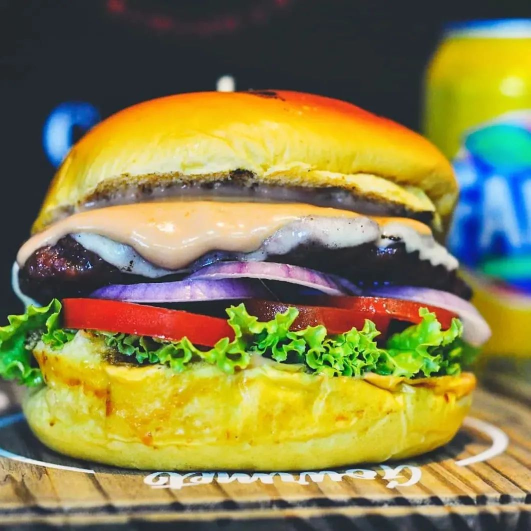
#> input picture sites/deck-583/img/g17.jpg, 1062 x 1062 px (shown at 1/2 size)
$ python make_hero_deck.py
#> lines starting #> are read from the running program, lines starting #| are printed output that depends on the picture
#!/usr/bin/env python3
"""Capa do Deck 583: o hambúrguer de img/g17.jpg bem grande, com brilho quente, esmaecendo para o marrom-escuro.
Desktop 1920x900 (foto à direita); celular 900x1750 (foto embaixo, topo escuro para o texto). Trocar a foto: mudar FOTO."""
import os, numpy as np
from PIL import Image, ImageEnhance, ImageFilter
HERE = os.path.dirname(os.path.abspath(__file__)); D = os.path.join(HERE, "deck-583", "img")
foto = Image.open(os.path.join(D, "g17.jpg")).convert("RGB")
#> foto is the input picture: PIL image 1062x1062 RGB; mean R, G, B 137, 129.9, 75.7
foto = ImageEnhance.Color(ImageEnhance.Contrast(foto).enhance(1.08)).enhance(1.12).filter(ImageFilter.UnsharpMask(1.4, 70, 2))
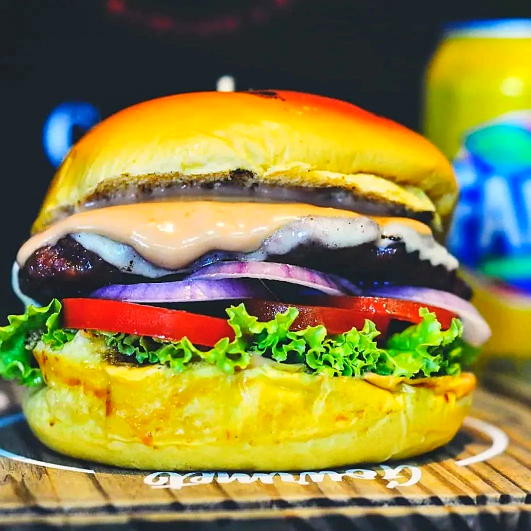
#> foto: PIL image 1062x1062 RGB (shown at 1/2 size); mean R, G, B 137.9, 129.8, 67.8
BG = np.array([14, 9, 7], np.float32); WARM = np.array([240, 150, 40], np.float32)
def base(W, H, gx, gy, gr):
    y, x = np.mgrid[0:H, 0:W].astype(np.float32); cv = np.zeros((H, W, 3), np.float32); cv[:] = BG
    g = np.clip(1 - np.sqrt((x - gx) ** 2 + (y - gy) ** 2) / gr, 0, 1) ** 2; cv += g[..., None] * WARM * .26; return cv
W, H = 1920, 900; cv = base(W, H, 1450, 450, 760); fw = 960
pa = np.asarray(foto.resize((fw, fw), Image.LANCZOS), np.float32)[30:930]; x0 = W - fw + 20
#> after `pa = np.asarray(foto.resize((fw, fw), Image.LANCZOS), np.float32)[30:9`:
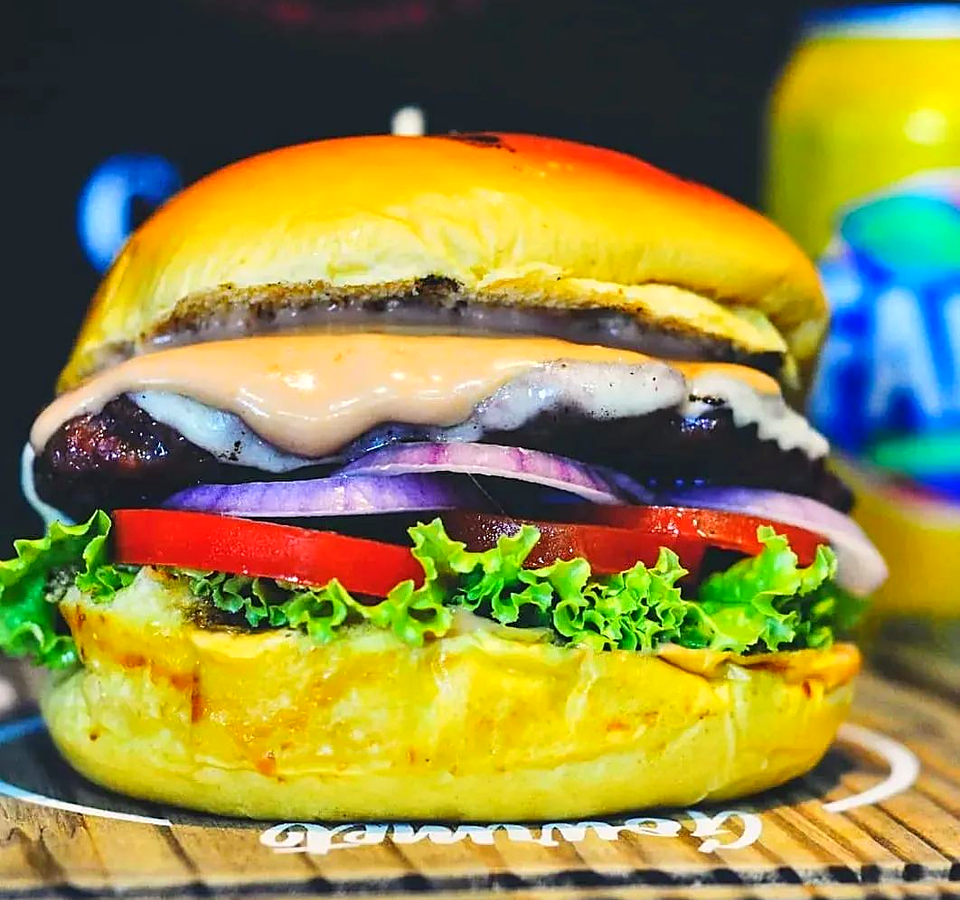
#> pa: shape (900, 960, 3) float32; mean R, G, B 143.6, 134.7, 68.6
fx = np.clip(np.linspace(0, 1, fw)[None, :, None] / .42, 0, 1) ** 1.25; reg = cv[:, x0:x0 + fw]; pa = pa[:, :reg.shape[1]]; fx = fx[:, :reg.shape[1]]
#> after `pa = pa[:, :reg.shape[1]]`:
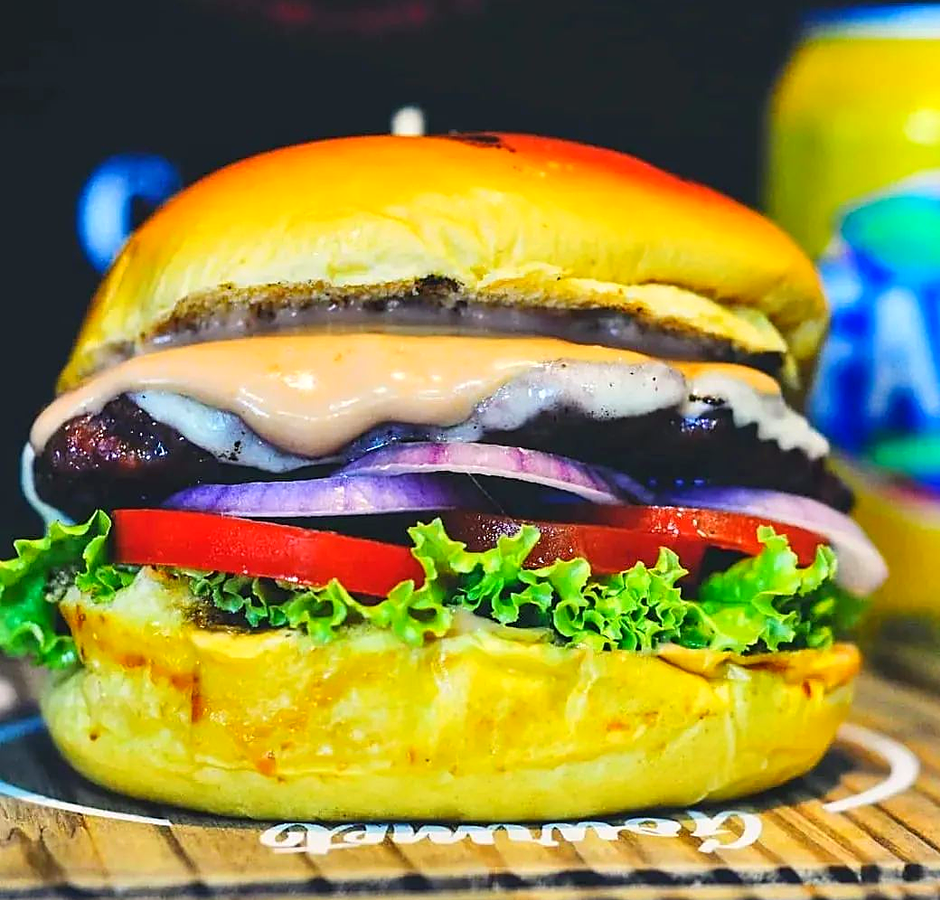
#> pa: shape (900, 940, 3) float32; mean R, G, B 143.9, 134, 67.4
cv[:, x0:x0 + reg.shape[1]] = reg * (1 - fx) + pa * fx
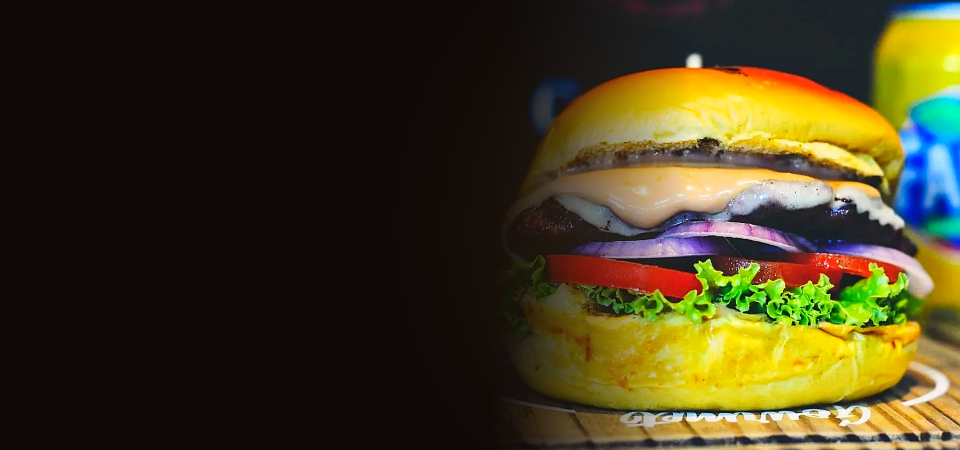
#> cv: shape (900, 1920, 3) float32 (shown at 1/2 size); mean R, G, B 67.6, 58.9, 30.3
n = np.random.default_rng(9).normal(0, 2.5, (H, W, 1)).astype(np.float32)
Image.fromarray(np.clip(cv + n, 0, 255).astype("uint8")).save(os.path.join(D, "hero.jpg"), quality=90)
W, H = 900, 1750; cv = base(W, H, 450, 1300, 760); pa = np.asarray(foto.resize((W, W), Image.LANCZOS), np.float32); top = H - W
#> after `pa = np.asarray(foto.resize((W, W), Image.LANCZOS), np.float32)`:
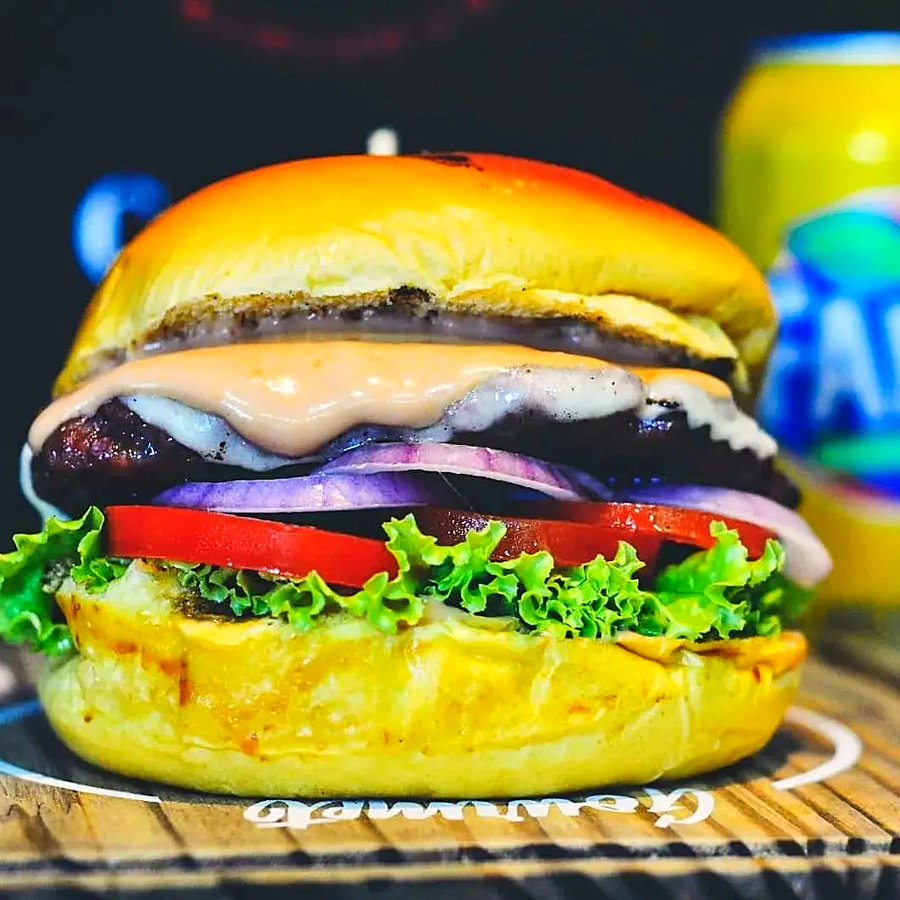
#> pa: shape (900, 900, 3) float32; mean R, G, B 138, 129.8, 67.8
ramp = np.clip(np.arange(W)[:, None, None] / 260., 0, 1) ** 1.2; reg = cv[top:]
cv[top:] = reg * (1 - ramp) + pa * ramp
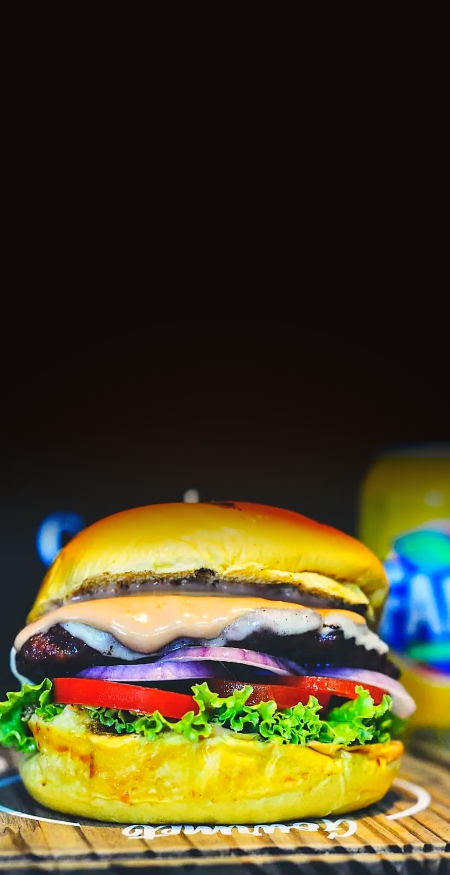
#> cv: shape (1750, 900, 3) float32 (shown at 1/2 size); mean R, G, B 74.5, 67.1, 35.6
n = np.random.default_rng(10).normal(0, 2.5, (H, W, 1)).astype(np.float32)
Image.fromarray(np.clip(cv + n, 0, 255).astype("uint8")).save(os.path.join(D, "hero-m.jpg"), quality=88)
print("ok")

$ run again, with sites/deck-583/img/g10.jpg copied over sites/deck-583/img/g17.jpg
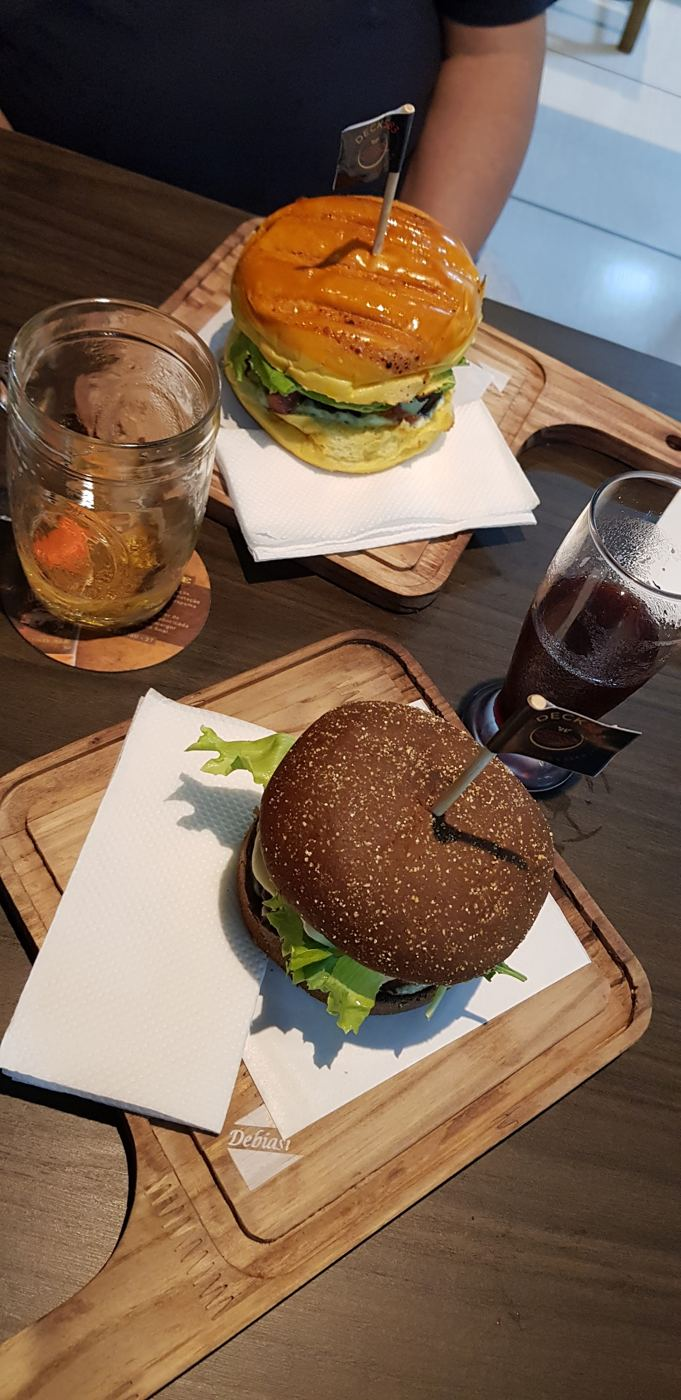
#> input picture sites/deck-583/img/g10.jpg, 681 x 1400 px
#> foto is the input picture: PIL image 681x1400 RGB; mean R, G, B 121.6, 98.6, 80.4
#> `pa = np.asarray(foto.resize((W, W), Image.LANCZOS), np.float32)`:
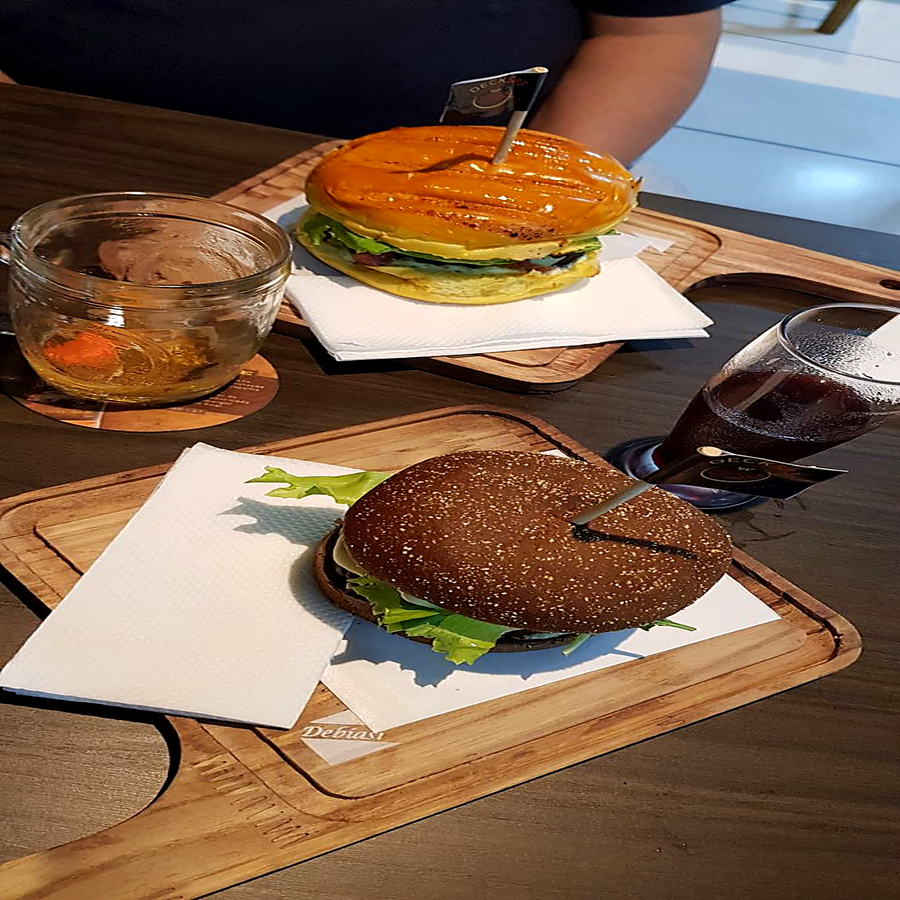
#> pa: shape (900, 900, 3) float32; mean R, G, B 124.4, 96.9, 75.6
#> `cv[top:] = reg * (1 - ramp) + pa * ramp`:
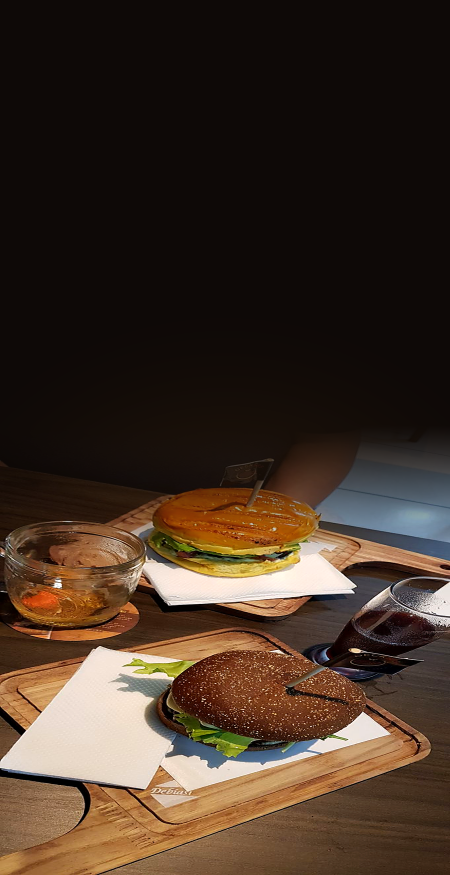
#> cv: shape (1750, 900, 3) float32 (shown at 1/2 size); mean R, G, B 66.6, 50.1, 37.6

$ run again, with sites/deck-583/img/g15.jpg copied over sites/deck-583/img/g17.jpg
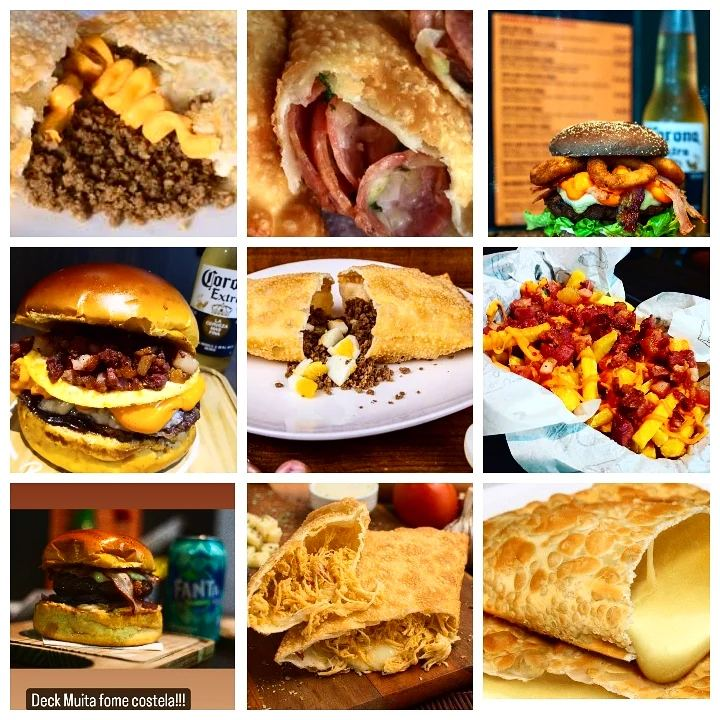
#> input picture sites/deck-583/img/g15.jpg, 720 x 720 px
#> foto is the input picture: PIL image 720x720 RGB; mean R, G, B 176.2, 136.7, 92.3
#> `pa = pa[:, :reg.shape[1]]`:
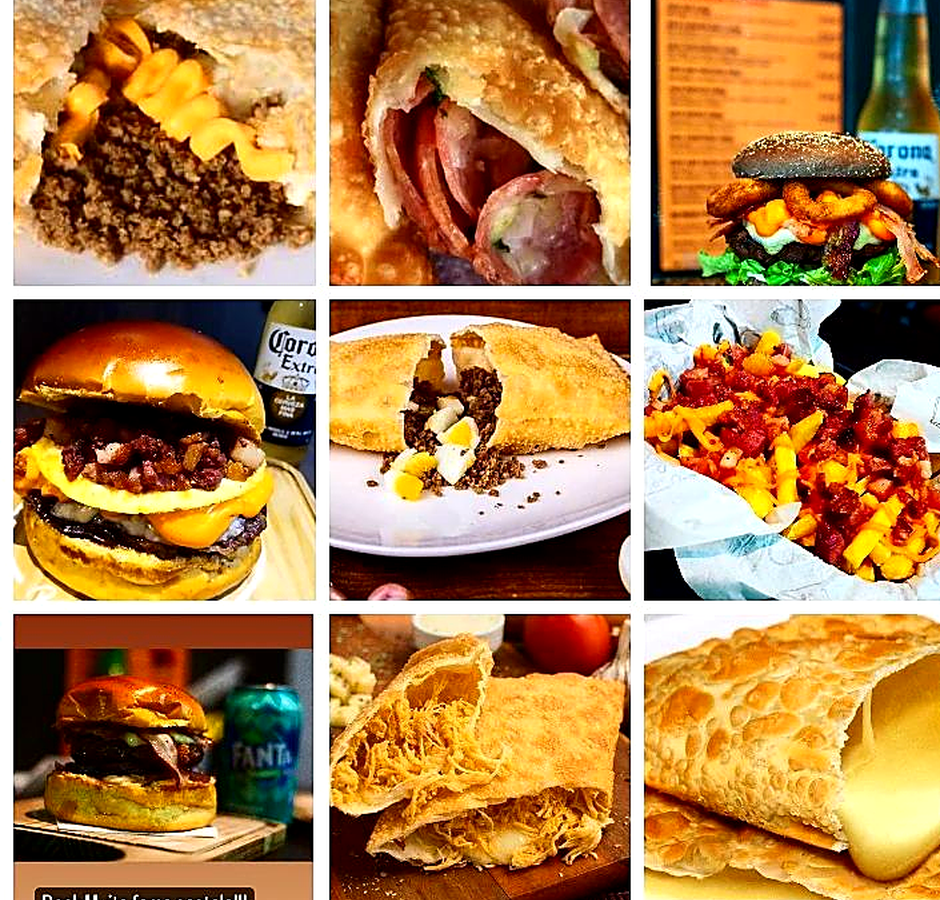
#> pa: shape (900, 940, 3) float32; mean R, G, B 177.1, 129.8, 76.7
#> `cv[top:] = reg * (1 - ramp) + pa * ramp`:
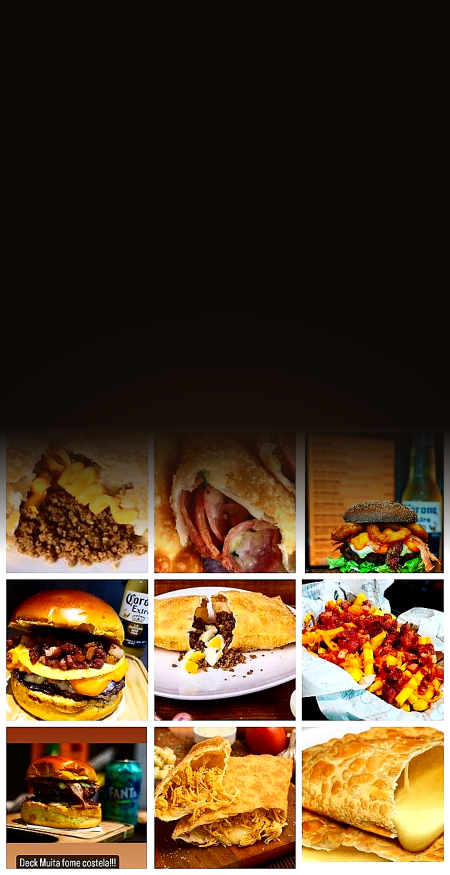
#> cv: shape (1750, 900, 3) float32 (shown at 1/2 size); mean R, G, B 86.4, 64, 40.8

$ run again, with sites/deck-583/img/g16.jpg copied over sites/deck-583/img/g17.jpg
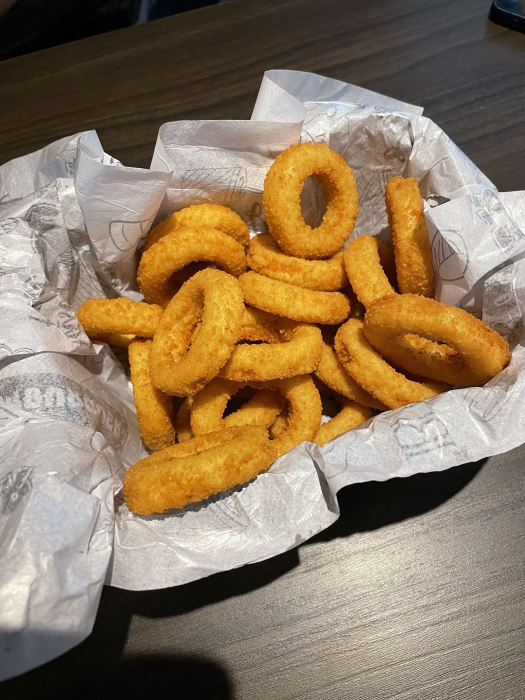
#> input picture sites/deck-583/img/g16.jpg, 1050 x 1400 px (shown at 1/2 size)
#> foto is the input picture: PIL image 1050x1400 RGB; mean R, G, B 142.4, 121.2, 95.2
#> `pa = np.asarray(foto.resize((W, W), Image.LANCZOS), np.float32)`:
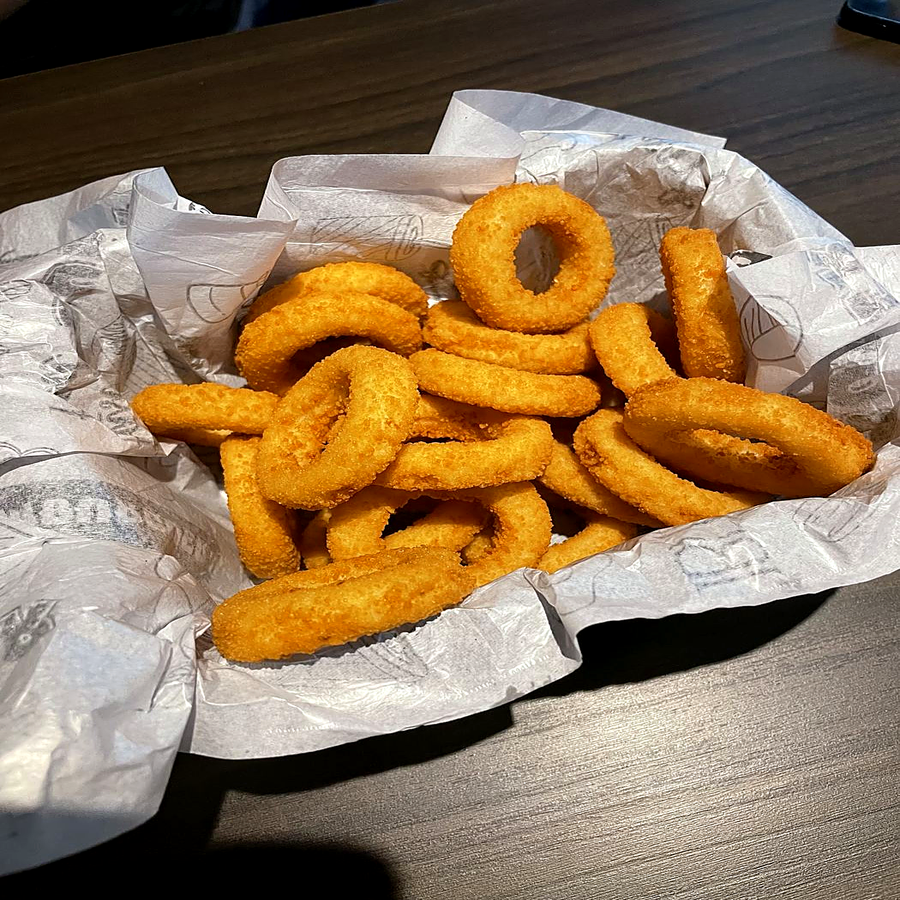
#> pa: shape (900, 900, 3) float32; mean R, G, B 145, 119.5, 89.5
#> `cv[top:] = reg * (1 - ramp) + pa * ramp`:
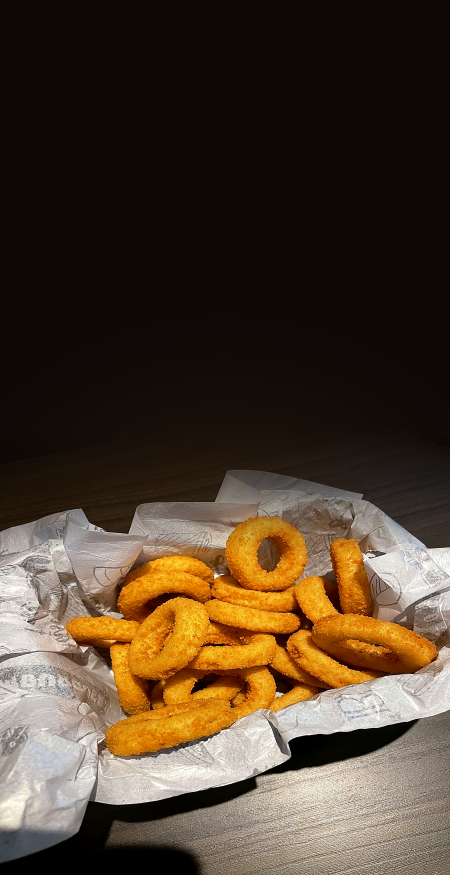
#> cv: shape (1750, 900, 3) float32 (shown at 1/2 size); mean R, G, B 78.2, 62.4, 45.9
